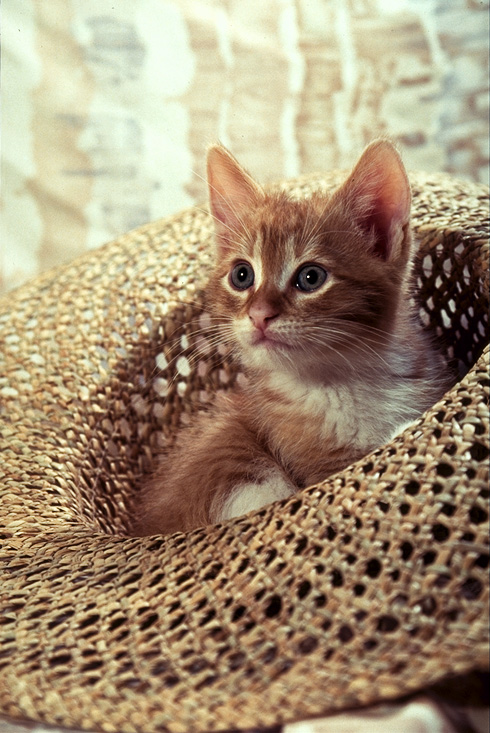
#> input picture IBM_AI_Engineering/Image_With_Python/WK02/src/cat.png, 490 x 733 px, given in place of lenna.png, which was not available
$ python Images_With_OpenCV.py
#> lines starting #> are read from the running program, lines starting #| are printed output that depends on the picture; pictures that were not available may be replaced by others from this repository, and a replacement may not be noted
# %%
# download the image and set the name
# wget 'https://cf-courses-data.s3.us.cloud-object-storage.appdomain.cloud/IBMDeveloperSkillsNetwork-CV0101EN-SkillsNetwork/images%20/images_part_1/lenna.png' -O lenna.png
# wget 'https://cf-courses-data.s3.us.cloud-object-storage.appdomain.cloud/IBMDeveloperSkillsNetwork-CV0101EN-SkillsNetwork/images%20/images_part_1/baboon.png' -O baboon.png
# wget 'https://cf-courses-data.s3.us.cloud-object-storage.appdomain.cloud/IBMDeveloperSkillsNetwork-CV0101EN-SkillsNetwork/images%20/images_part_1/barbara.png' -O barbara.png


# %%
import os

import cv2
import matplotlib.pyplot as plt
from PIL.Image import Image


# %%
def get_concat_h(im01, im02):
    dst = (Image.new('RGB', (im01.width + im02.width), im01.height))
    dst.paste(im01, (0, 0))
    dst.paste(im02, (im01.width, 0))
    return


# %%
# get current work dir
# set the set, dst folder path

cwd = os.getcwd()
src = os.path.join(cwd, 'src')
dst = os.path.join(cwd, 'dst')

# %%
# read, set and show image
lenna = cv2.imread(os.path.join(src, 'lenna.png'))
#> lenna is the input picture: shape (733, 490, 3); mean B, G, R 116.7, 143.2, 162.7
type(lenna)
plt.figure(figsize=(10, 10))
plt.imshow(lenna)
plt.show()

# %%
# change the color space
lenna_rgb = cv2.cvtColor(lenna, cv2.COLOR_BGR2RGB)
plt.figure(figsize=(10, 10))
plt.imshow(lenna_rgb)
plt.show()

# %%
# grayscale Images

lenna_gray = cv2.cvtColor(lenna_rgb, cv2.COLOR_BGR2GRAY)
plt.figure(figsize=(10, 10))
plt.imshow(lenna_gray, cmap='gray')
plt.show()
cv2.imwrite(os.path.join(dst, 'lenna_OpenCV.jpg'), lenna_gray)

# %%
# grayscale barbara

barbara_gray = cv2.imread(os.path.join(src, 'barbara.png'), cv2.IMREAD_GRAYSCALE)
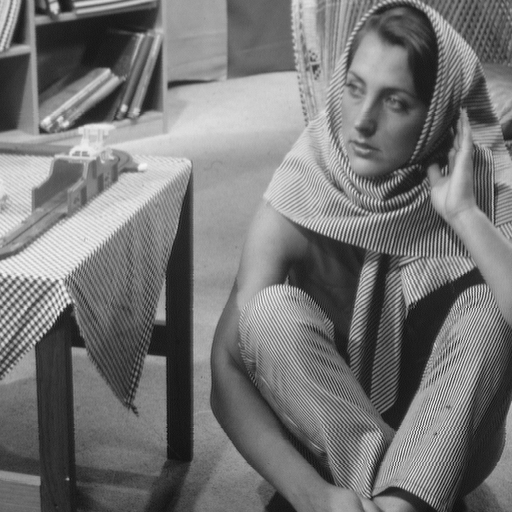
#> input picture IBM_AI_Engineering/Image_With_Python/WK02/src/barbara.png, 512 x 512 px
#> barbara_gray is the input picture: shape (512, 512); min 12, max 246, mean 117.4
plt.figure(figsize=(10, 10))
plt.imshow(barbara_gray, cmap='gray')
plt.show()

# %%
# Color Channel

baboon = cv2.imread(os.path.join(src, 'baboon.png'))
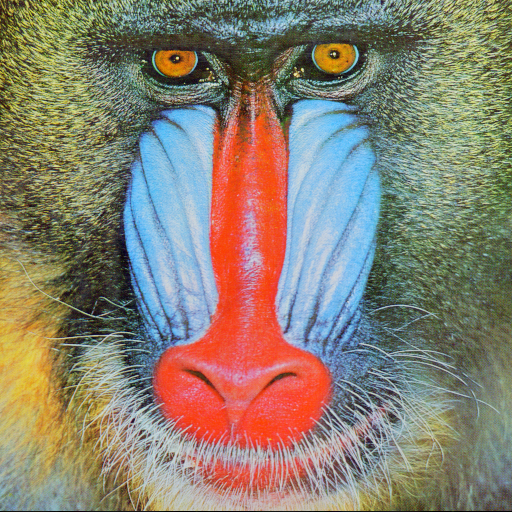
#> input picture IBM_AI_Engineering/Image_With_Python/WK02/src/baboon.png, 512 x 512 px
#> baboon is the input picture: shape (512, 512, 3); mean B, G, R 113.1, 128.9, 137.4
plt.figure(figsize=(10, 10))
plt.imshow(cv2.cvtColor(baboon, cv2.COLOR_BGR2RGB))
plt.show()

# %%
# concatenate the baboon in blue, green, red
blue, green, red = baboon[:, :, 0], baboon[:, :, 1], baboon[:, :, 2]
im_bgr = cv2.vconcat([blue, green, red])
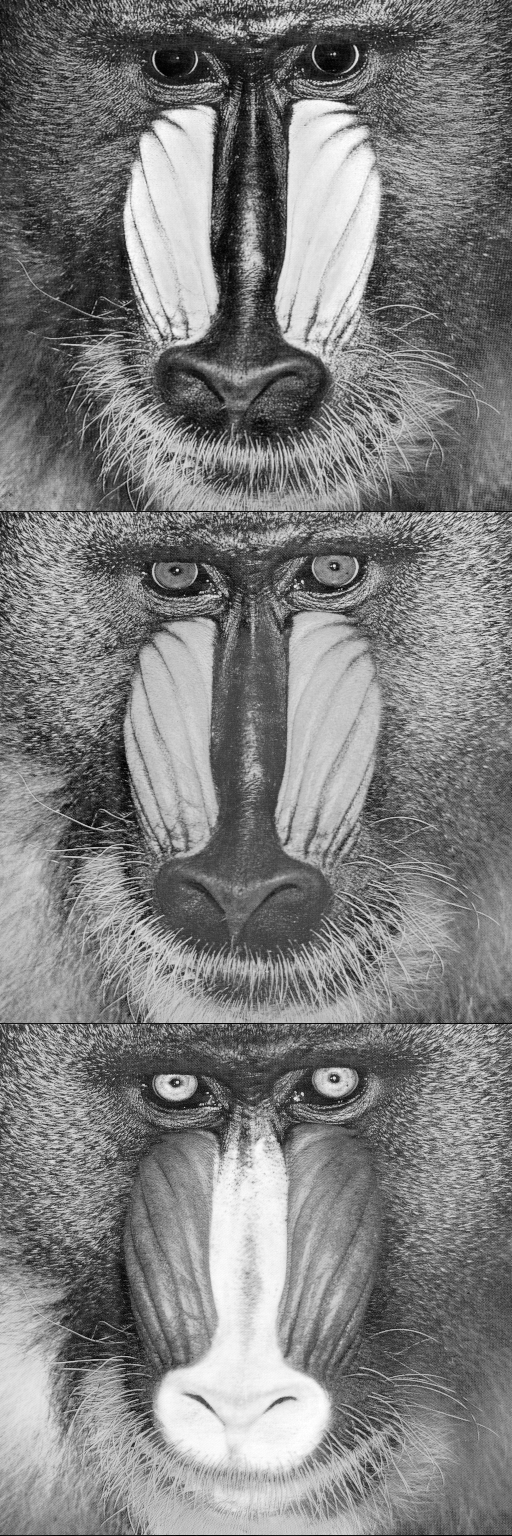
#> im_bgr: shape (1536, 512); min 0, max 255, mean 126.5

plt.figure(figsize=(10, 10))
plt.subplot(121)
plt.imshow(cv2.cvtColor(baboon, cv2.COLOR_BGR2RGB))
plt.title("RGB image")
plt.subplot(121)
plt.imshow(im_bgr, cmap='gray')
plt.title("Different color blue,gerren,red")
plt.show()

# %%
rows = 256
plt.figure(figsize=(10, 10))
plt.imshow(lenna[0: rows, :, :])
plt.show()

columns = 256
A = lenna.copy()
plt.imshow(A[:, 0: columns, :])
plt.show()
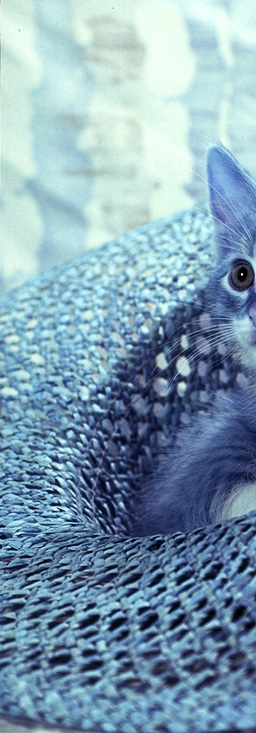
#> shown: shape (733, 256, 3); mean R, G, B 129, 159.7, 178.7

# %%
B = A
A[:, :, :] = 0
#> A: shape (733, 490, 3); every value is 0
plt.imshow(B)
plt.show()

# %%
baboo_red = baboon.copy()
baboo_red[:, :, 0] = 0
baboo_red[:, :, 1] = 0
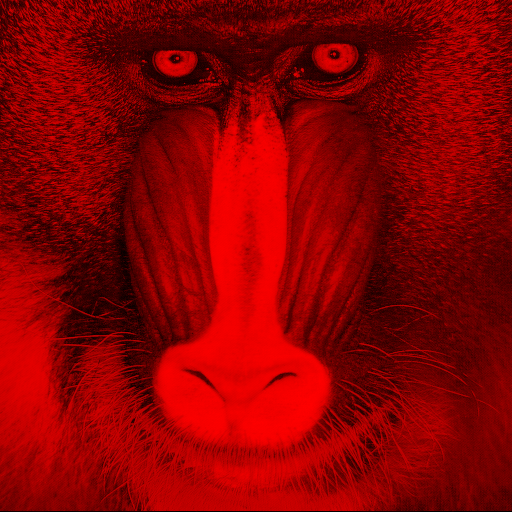
#> baboo_red: shape (512, 512, 3); mean B, G, R 0, 0, 137.4
plt.figure(figsize=(10, 10))
plt.imshow(cv2.cvtColor(baboo_red, cv2.COLOR_BGR2RGB))
plt.show()

baboo_blue = baboon.copy()
baboo_blue[:, :, 1] = 0
baboo_blue[:, :, 2] = 0
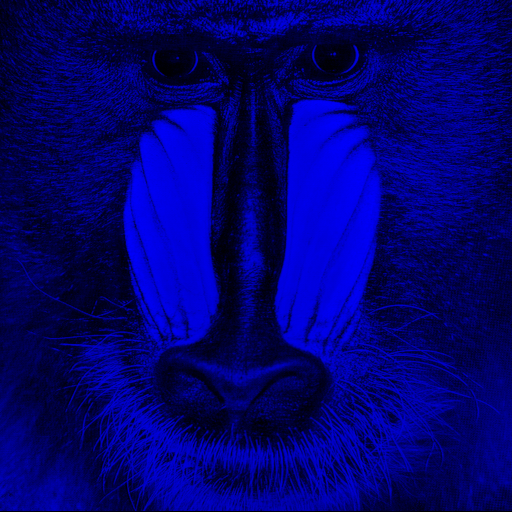
#> baboo_blue: shape (512, 512, 3); mean B, G, R 113.1, 0, 0
plt.figure(figsize=(10, 10))
plt.imshow(cv2.cvtColor(baboo_blue, cv2.COLOR_BGR2RGB))
plt.show()

baboo_green = baboon.copy()
baboo_green[:, :, 0] = 0
baboo_green[:, :, 2] = 0
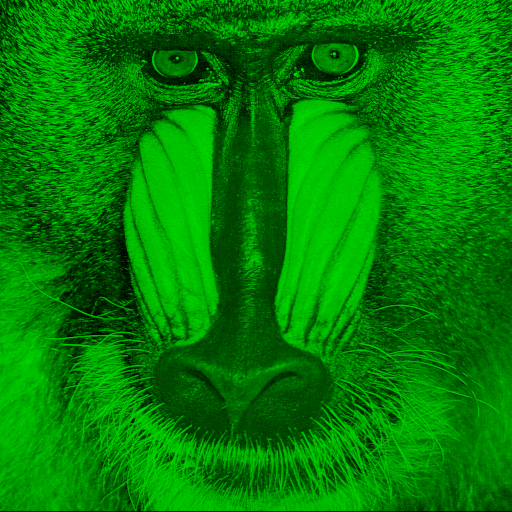
#> baboo_green: shape (512, 512, 3); mean B, G, R 0, 128.9, 0
plt.figure(figsize=(10, 10))
plt.imshow(cv2.cvtColor(baboo_green, cv2.COLOR_BGR2RGB))
plt.show()
